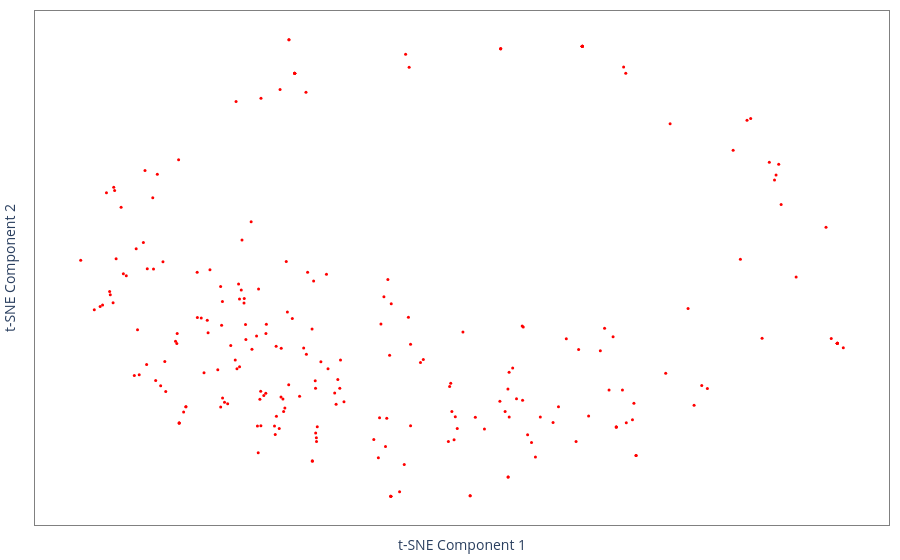
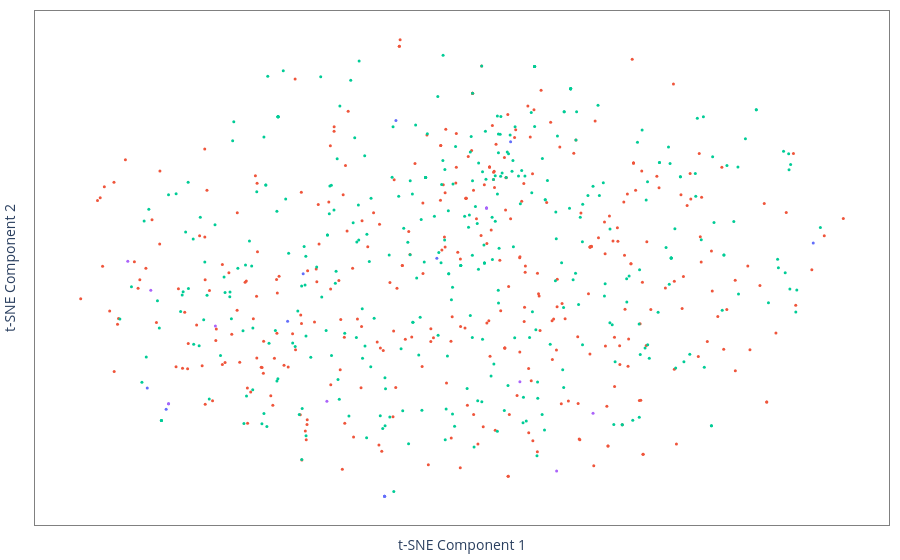

The code cell stored with these charts, in order, in its notebook:
### Code cell
# Minimal t-SNE scatter plot by cluster
fig = go.Figure()
for cluster in np.unique(clusters):
    if cluster == 0:
        continue
    cluster_data = tsne_transformed_data[clusters == cluster]
    fig.add_trace(go.Scatter(
      x=cluster_data[:, 0],
      y=cluster_data[:, 1],
      mode='markers',
      marker=dict(size=3, color='red'),
      showlegend=False
    ))
fig.update_layout(
    xaxis=dict(title='t-SNE Component 1', showgrid=False, showticklabels=False, linecolor='gray', linewidth=1, mirror=True),
    yaxis=dict(title='t-SNE Component 2', showgrid=False, showticklabels=False, linecolor='gray', linewidth=1, mirror=True),
    plot_bgcolor='white',
    margin=dict(l=10, r=10, t=10, b=10)
)
fig.show()
# Save the t-SNE plot with custom dimensions (e.g., width=600, height=400)
fig.write_image("tsne_clusters_outliers.pdf", width=600, height=400)

# Create a scatter plot of the t-SNE results colored by c values
import plotly.express as px

# Create a color map for unique c values, with c=0 as blue
import plotly.colors

unique_c_vals = np.unique(c)
color_map = {}
# Assign blue to c=0, and other distinct colors to other c values
base_colors = plotly.colors.qualitative.Plotly
other_colors = [col for col in base_colors if col.lower() != 'blue']
color_iter = iter(other_colors)

for val in unique_c_vals:
    if val == 0:
        color_map[val] = 'blue'
    else:
        color_map[val] = next(color_iter, 'gray')  # fallback to gray if out of colors

# Minimal t-SNE scatter plot colored by c values
fig = go.Figure()
for val in unique_c_vals:
    mask = c == val
    if val == 0:
        continue
    fig.add_trace(go.Scatter(
        x=tsne_transformed_data[mask, 0],
        y=tsne_transformed_data[mask, 1],
        mode='markers',
        marker=dict(size=3, color=color_map[val]),
        showlegend=False
    ))
fig.update_layout(
    xaxis=dict(title='t-SNE Component 1', showgrid=False, showticklabels=False, linecolor='gray', linewidth=1, mirror=True),
    yaxis=dict(title='t-SNE Component 2', showgrid=False, showticklabels=False, linecolor='gray', linewidth=1, mirror=True),
    plot_bgcolor='white',
    margin=dict(l=10, r=10, t=10, b=10)
)
fig.show()
# Save the t-SNE plot with custom dimensions (e.g., width=600, height=400)
fig.write_image("tsne_real_clusters_outliers.pdf", width=600, height=400)

### Figure 1 — Plotly figure (JSON) as saved in the notebook; plotly's stock layout.template omitted (floating-point values rounded to 4 significant figures; data arrays with more than 128 entries replaced by an {"elided": "..."} marker saying what was removed)
{"data": [{"marker": {"color": "red", "size": 3}, "mode": "markers", "showlegend": false, "type": "scatter", "x": {"elided": "232 float values"}, "y": {"elided": "232 float values"}}], "layout": {"margin": {"b": 10, "l": 10, "r": 10, "t": 10}, "plot_bgcolor": "white", "xaxis": {"linecolor": "gray", "linewidth": 1, "mirror": true, "showgrid": false, "showticklabels": false, "title": {"text": "t-SNE Component 1"}}, "yaxis": {"linecolor": "gray", "linewidth": 1, "mirror": true, "showgrid": false, "showticklabels": false, "title": {"text": "t-SNE Component 2"}}}}

### Figure 2 — Plotly figure (JSON) as saved in the notebook; plotly's stock layout.template omitted (floating-point values rounded to 4 significant figures; data arrays with more than 128 entries replaced by an {"elided": "..."} marker saying what was removed)
{"data": [{"marker": {"color": "#636EFA", "size": 3}, "mode": "markers", "showlegend": false, "type": "scatter", "x": [-31.02, -17.1, -28.91, -7.483, -7.483, -7.483, 35.03, -29.15, 5.019, -6.357, 2.63, -2.295, -15.55], "y": [-25.13, -13.3, -27.92, -44.32, -44.32, -44.32, 0.5543, -28.89, 18.51, 22.28, 6.771, -2.144, -4.906]}, {"marker": {"color": "#EF553B", "size": 3}, "mode": "markers", "showlegend": false, "type": "scatter", "x": {"elided": "348 float values"}, "y": {"elided": "348 float values"}}, {"marker": {"color": "#00CC96", "size": 3}, "mode": "markers", "showlegend": false, "type": "scatter", "x": {"elided": "362 float values"}, "y": {"elided": "362 float values"}}, {"marker": {"color": "#AB63FA", "size": 3}, "mode": "markers", "showlegend": false, "type": "scatter", "x": [5.94, -13.2, -28.91, 13.19, -32.95, -30.67, -24.26, 2.632, 2.631, 9.581], "y": [-24.01, -27.5, -27.92, -29.62, -2.663, -7.793, -14.13, 6.771, 6.772, -39.86]}], "layout": {"margin": {"b": 10, "l": 10, "r": 10, "t": 10}, "plot_bgcolor": "white", "xaxis": {"linecolor": "gray", "linewidth": 1, "mirror": true, "showgrid": false, "showticklabels": false, "title": {"text": "t-SNE Component 1"}}, "yaxis": {"linecolor": "gray", "linewidth": 1, "mirror": true, "showgrid": false, "showticklabels": false, "title": {"text": "t-SNE Component 2"}}}}
